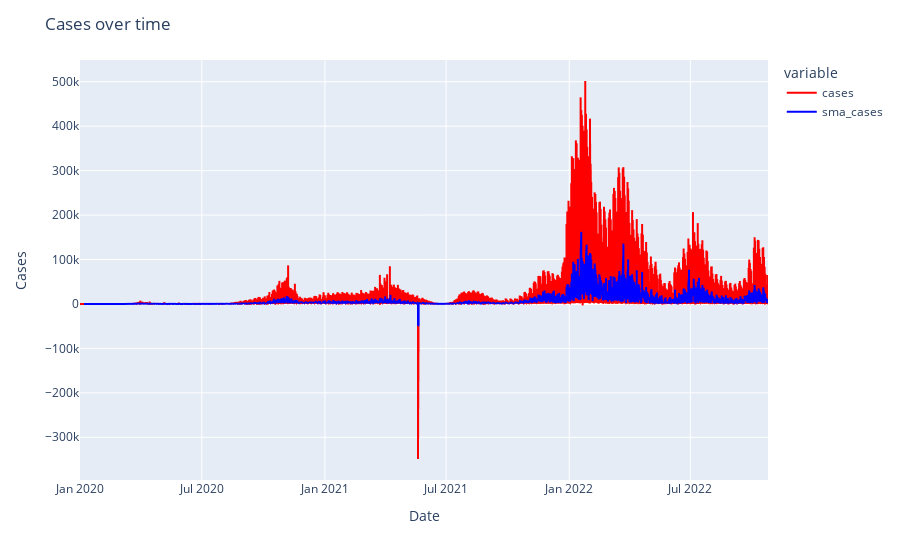

The cell this chart's notebook holds for it:
### Code cell
fig = go.Figure()
fig = px.line(df, x="date", y=["cases", "sma_cases"], color_discrete_map={"cases": "#FF0000","sma_cases": "#0000FF"})
fig.update_layout(
    yaxis_title="Cases",
    xaxis_title="Date",
    title="Cases over time"
)
# st.plotly_chart(fig, use_container_width=True)

### Figure 1 — Plotly figure (JSON) as saved in the notebook; plotly's stock layout.template omitted (floating-point values rounded to 4 significant figures; data arrays with more than 128 entries replaced by an {"elided": "..."} marker saying what was removed)
{"data": [{"hovertemplate": "variable=cases<br>date=%{x}<br>value=%{y}<extra></extra>", "legendgroup": "cases", "line": {"color": "#FF0000", "dash": "solid"}, "marker": {"symbol": "circle"}, "mode": "lines", "name": "cases", "showlegend": true, "type": "scattergl", "x": {"elided": "10000 str values"}, "xaxis": "x", "y": {"elided": "10000 int values"}, "yaxis": "y"}, {"hovertemplate": "variable=sma_cases<br>date=%{x}<br>value=%{y}<extra></extra>", "legendgroup": "sma_cases", "line": {"color": "#0000FF", "dash": "solid"}, "marker": {"symbol": "circle"}, "mode": "lines", "name": "sma_cases", "showlegend": true, "type": "scattergl", "x": {"elided": "10000 str values"}, "xaxis": "x", "y": {"elided": "10000 float values"}, "yaxis": "y"}], "layout": {"legend": {"title": {"text": "variable"}, "tracegroupgap": 0}, "margin": {"t": 60}, "title": {"text": "Cases over time"}, "xaxis": {"anchor": "y", "domain": [0, 1], "title": {"text": "Date"}}, "yaxis": {"anchor": "x", "domain": [0, 1], "title": {"text": "Cases"}}}}
